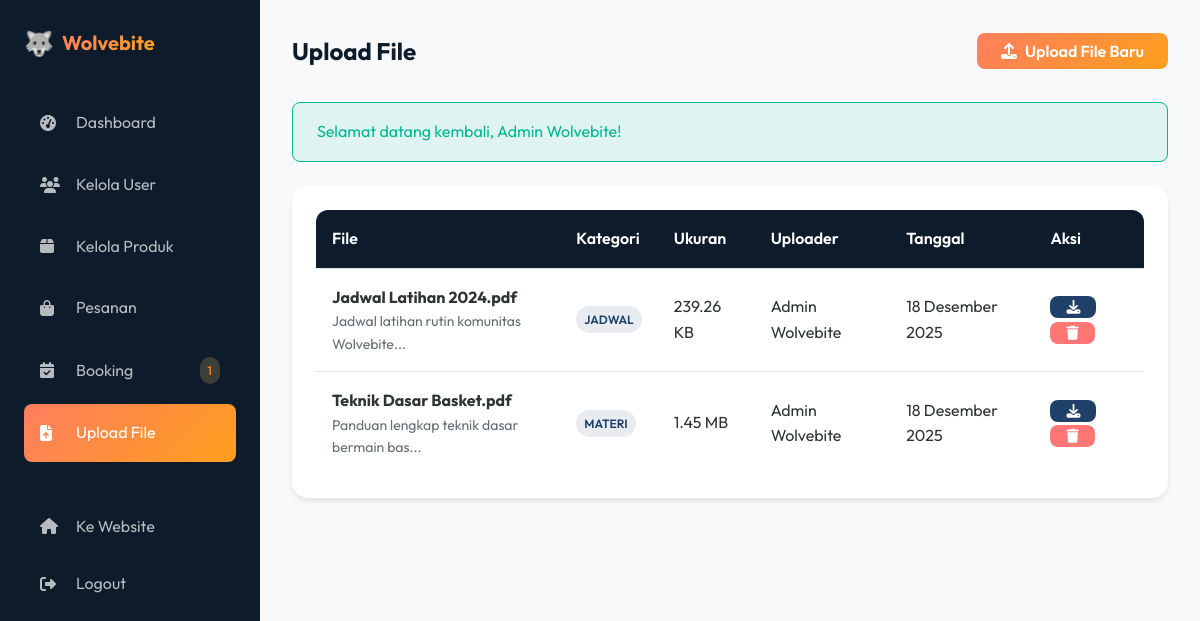
The page /admin/uploads.php (signed in) on the database its author committed.
### tables this page shows
CREATE TABLE uploads (
    id INT AUTO_INCREMENT PRIMARY KEY,
    uploaded_by INT NOT NULL,
    filename VARCHAR(255) NOT NULL,
    original_name VARCHAR(255) NOT NULL,
    file_type VARCHAR(50),
    file_size INT,
    description TEXT,
    category VARCHAR(50),
    created_at TIMESTAMP DEFAULT CURRENT_TIMESTAMP,
    FOREIGN KEY (uploaded_by) REFERENCES users(id) ON DELETE CASCADE
);

CREATE TABLE users (
    id INT AUTO_INCREMENT PRIMARY KEY,
    username VARCHAR(50) NOT NULL,
    email VARCHAR(100) NOT NULL UNIQUE,
    password VARCHAR(255) NOT NULL,
    phone VARCHAR(20),
    address TEXT,
    role ENUM('admin', 'member') DEFAULT 'member',
    created_at TIMESTAMP DEFAULT CURRENT_TIMESTAMP,
    updated_at TIMESTAMP DEFAULT CURRENT_TIMESTAMP ON UPDATE CURRENT_TIMESTAMP
);

### admin/uploads.php (the view, shortened to what this page needs)
<?php
require_once '../includes/functions.php';
$uploads = mysqli_query($conn, "SELECT u.*, us.username as uploader_name
                                 FROM uploads u
                                 JOIN users us ON u.uploaded_by = us.id
                                 ORDER BY u.created_at DESC");
$pendingBookings = mysqli_fetch_assoc(mysqli_query($conn, "SELECT COUNT(*) as count FROM bookings WHERE status = 'pending'"))['count'];
function formatFileSize($bytes)
{
    if ($bytes >= 1048576)
        return number_format($bytes / 1048576, 2) . ' MB';
    if ($bytes >= 1024)
        return number_format($bytes / 1024, 2) . ' KB';
    return $bytes . ' bytes';
}
?>
<!DOCTYPE html>
<html lang="id">
<head>
    <link rel="stylesheet" href="https://cdnjs.cloudflare.com/ajax/libs/font-awesome/6.4.0/css/all.min.css">
    <link rel="stylesheet" href="../assets/css/style.css">
</head>
<body>
    <div class="admin-layout">
        <aside class="admin-sidebar">
            <a href="../index.php" class="nav-logo">
                <span class="logo-icon">🐺</span>
                <span class="logo-text">Wolvebite</span>
            </a>
            <nav class="admin-nav">
                <a href="index.php" class="admin-nav-link"><i class="fas fa-tachometer-alt"></i> Dashboard</a>
                <a href="users.php" class="admin-nav-link"><i class="fas fa-users"></i> Kelola User</a>
                <a href="products.php" class="admin-nav-link"><i class="fas fa-box"></i> Kelola Produk</a>
                <a href="orders.php" class="admin-nav-link"><i class="fas fa-shopping-bag"></i> Pesanan</a>
                <a href="bookings.php" class="admin-nav-link">
                    <i class="fas fa-calendar-check"></i> Booking
                    <?php if ($pendingBookings > 0): ?><span class="badge badge-warning"
                            style="margin-left: auto;"><?php echo $pendingBookings; ?></span><?php endif; ?>
                </a>
                <a href="uploads.php" class="admin-nav-link active"><i class="fas fa-file-upload"></i> Upload File</a>
                <div style="margin-top: auto; padding-top: var(--space-xl);">
                    <a href="../index.php" class="admin-nav-link"><i class="fas fa-home"></i> Ke Website</a>
                    <a href="../logout.php" class="admin-nav-link"><i class="fas fa-sign-out-alt"></i> Logout</a>
                </div>
            </nav>
        </aside>
        <main class="admin-main">
            <div class="admin-header">
                <h1>Upload File</h1>
                <button class="btn btn-primary"
                    onclick="document.getElementById('uploadModal').classList.add('active')">
                    <i class="fas fa-upload"></i> Upload File Baru
                </button>
            </div>
            <div class="card">
                <div class="card-body">
                    <div class="table-responsive">
                        <table class="table">
                            <thead>
                                <tr>
                                    <th>File</th>
                                    <th>Kategori</th>
                                    <th>Ukuran</th>
                                    <th>Uploader</th>
                                    <th>Tanggal</th>
                                    <th>Aksi</th>
                                </tr>
                            </thead>
                            <tbody>
                                <?php if (mysqli_num_rows($uploads) > 0): ?>
                                    <?php while ($upload = mysqli_fetch_assoc($uploads)): ?>
                                        <tr>
                                            <td>
                                                <strong><?php echo sanitize($upload['original_name']); ?></strong>
                                                <?php if ($upload['description']): ?>
                                                    <p style="font-size: var(--font-size-sm); color: var(--text-light); margin: 0;">
                                                        <?php echo sanitize(substr($upload['description'], 0, 40)); ?>...
                                                    </p>
                                                <?php endif; ?>
                                            </td>
                                            <td><span
                                                    class="badge badge-primary"><?php echo sanitize($upload['category'] ?? 'Umum'); ?></span>
                                            </td>
                                            <td><?php echo formatFileSize($upload['file_size']); ?></td>
                                            <td><?php echo sanitize($upload['uploader_name']); ?></td>
                                            <td><?php echo formatDate($upload['created_at']); ?></td>
                                            <td>
                                                <a href="../download.php?download=<?php echo $upload['id']; ?>"
                                                    class="btn btn-sm btn-secondary" title="Download">
                                                    <i class="fas fa-download"></i>
                                                </a>
                                                <a href="uploads.php?delete=<?php echo $upload['id']; ?>"
                                                    class="btn btn-sm btn-danger"
                                                    onclick="return confirm('Yakin ingin menghapus file ini?')" title="Hapus">
                                                    <i class="fas fa-trash"></i>
                                                </a>
                                            </td>
                                        </tr>
                                    <?php endwhile; ?>
                                <?php else: ?>
                                    <tr>
                                        <td colspan="6" class="text-center">Belum ada file yang diupload</td>
                                    </tr>
                                <?php endif; ?>
                            </tbody>
                        </table>
                    </div>
                </div>
            </div>
        </main>
    </div>
</body>
</html>

### rows shown on the page
uploads: original_name "Jadwal Latihan 2024.pdf", description "Jadwal latihan rutin komunitas Wolvebite", category "JADWAL", file_size "239.26 KB", uploaded_by.username "Admin Wolvebite", created_at "18 Desember 2025"
uploads: original_name "Teknik Dasar Basket.pdf", description "Panduan lengkap teknik dasar bermain bas", category "MATERI", file_size "1.45 MB", uploaded_by.username "Admin Wolvebite", created_at "18 Desember 2025"

### other values the page prints
$pendingBookings "1"
$message "Selamat datang kembali, Admin Wolvebite!"
